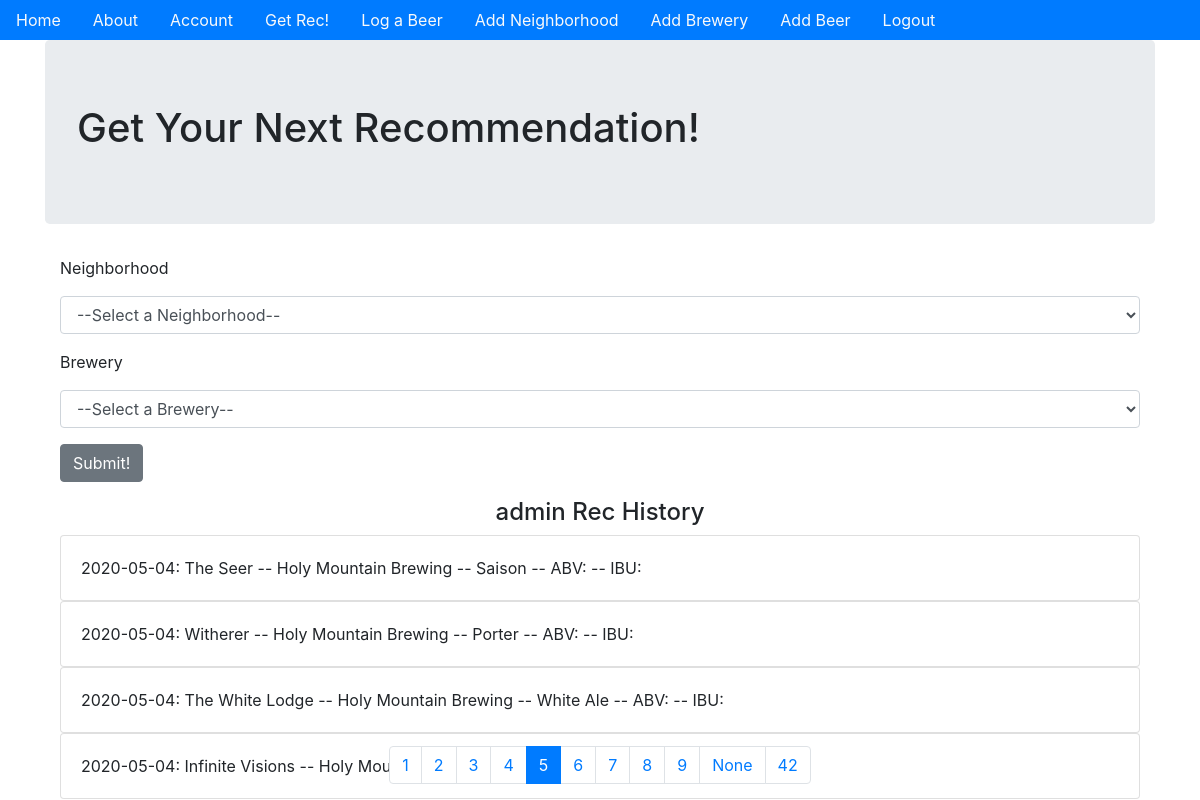
The page /get_rec?page=5 (signed in) on the database its author committed.
### beer_app/models.py (models this page shows, shortened)
class User(db.Model, UserMixin):
    __tablename__ = 'users'
    id = db.Column(db.Integer, primary_key=True)
    profile_image = db.Column(
        db.String(64), nullable=False, default='default_profile.png')
    email = db.Column(db.String(64), unique=True, index=True)
    username = db.Column(db.String(64), unique=True, index=True)
    password_hash = db.Column(db.String(128))
    transactions = db.relationship('Log', backref='user', lazy='dynamic')
    recommendations = db.relationship(
        'Rec', backref='user', lazy='dynamic')

class Rec(db.Model):
    __tablename__ = 'recommendations'
    users = db.relationship(User)
    items = db.relationship(Item)
    id = db.Column(db.Integer, primary_key=True)
    user_id = db.Column(db.Integer, db.ForeignKey('users.id'), nullable=False)
    item_id = db.Column(db.Integer, db.ForeignKey('items.id'), nullable=False)
    date = db.Column(db.DateTime, nullable=False, default=datetime.utcnow)
    def __repr__(self):
        return f"{self.date.strftime('%Y-%m-%d')}: {Item.query.filter_by(id=self.item_id).first()}"

class Item(db.Model):
    __tablename__ = 'items'
    locations = db.relationship(Location)
    id = db.Column(db.Integer, primary_key=True)
    name = db.Column(db.String(64), nullable=False, index=True)
    style = db.Column(db.String(64), nullable=False, index=True)
    abv = db.Column(db.String(4), nullable=False, index=True)
    ibu = db.Column(db.String(3), index=True)
    location_id = db.Column(db.Integer, db.ForeignKey(
        'locations.id'), nullable=False)
    def __repr__(self):
        return f"{self.name} -- {self.locations.name} -- {self.style} -- ABV: {self.abv} -- IBU: {self.ibu}"

class Location(db.Model):
    __tablename__ = 'locations'
    zones = db.relationship(Zone)
    id = db.Column(db.Integer, primary_key=True)
    name = db.Column(db.String(64), index=True)
    address = db.Column(db.String(64))
    phone = db.Column(db.String(10))
    website = db.Column(db.String(64))
    zone_id = db.Column(db.Integer, db.ForeignKey('zones.id'), nullable=False)
    items = db.relationship('Item', backref='location')

### beer_app/actions/views.py (the view, shortened to what this page needs)
@actions.route('/get_rec', methods=['GET', 'POST'])
@login_required
def get_rec():
    form = RecActionForm()
    form.zone.choices += [
                                            (zone.id, zone.name)
                                            for zone
                                            in Zone.query.order_by('name')
                                        ]
    form.loc.choices += [
                                        (loc.id, loc.name)
                                        for loc
                                        in Location.query.order_by('name')
                                     ]
    page = request.args.get('page', 1, type=int)
    user_recs = Rec.query.filter_by(user_id=current_user.id).order_by(
        Rec.date.desc()).paginate(page=page, per_page=4)
    return render_template('rec.html', form=form, user_recs=user_recs)

### beer_app/actions/forms.py
class RecActionForm(FlaskForm):
    zone = SelectField('Neighborhood', coerce=int,choices=[(0, '--Select a Neighborhood--')])
    loc = SelectField('Brewery', coerce=int, validators=[DataRequired()],choices=[(0, '--Select a Brewery--')])
    submit = SubmitField('Submit!')

### beer_app/models.py (called while the page is built)
@login_manager.user_loader
def load_user(user_id):
    return User.query.get(user_id)

### beer_app/templates/rec.html (shortened to what this page needs)
{% extends "base.html" %}
{% block content %}
<div class='jumbotron'>
    <h1>Get Your Next Recommendation!</h1>
</div>
<div class='container'>
    <form method="POST" action="" enctype="multipart/form-data">
        <div class='form-group'>
            {{form.zone.label(class='form-group')}}
            {{form.zone(class='form-control')}}
        </div>
        <div class='form-group'>
            {{form.loc.label(class='form-group')}}
            {{form.loc(class='form-control')}}
        </div>
        <div class='form-group'>
            {{form.submit(class='btn btn-secondary')}}
        </div>
    </form>
</div>
{% if user_recs.items %}
<div class='container'>
    <h4 style='text-align:center'> {{current_user.username}} Rec History</h4>
    {% for post in user_recs.items %}
    <div class='card'>
        <div class='card-body'>
            {{post}}
        </div>
    </div>
    {% endfor %}
</div>
<div class="fixed-bottom">
    <nav aria-label='User Recommendation History'>
        <ul class='pagination sticky-bottom justify-content-center'>
            {% for page_num in user_recs.iter_pages(left_edge=1,
                                                                                right_edge=1,
                                                                                left_current=5,
                                                                                right_current=5) %}
            {% if user_recs.page == page_num %}
            <li class='page-item active' aria-current="page">
                <span class="page-link" href="{{url_for('actions.get_rec',page=page_num)}}">{{page_num}}
                </span>
            </li>
            {% else %}
            <li class='page-item'>
                <a class='page-link' href="{{url_for('actions.get_rec',page=page_num)}}">{{page_num}}</a>
            </li>
            {% endif %}
            {% endfor %}
        </ul>
    </nav>
</div>
{% endif %}
{% endblock %}

### rows shown on the page
User: username "admin"
Rec: date+item "2020-05-04: The Seer -- Holy Mountain Brewing -- Saison -- ABV: -- IBU:"
Rec: date+item "2020-05-04: Witherer -- Holy Mountain Brewing -- Porter -- ABV: -- IBU:"
Rec: date+item "2020-05-04: The White Lodge -- Holy Mountain Brewing -- White Ale -- ABV: -- IBU:"
Rec: date+item "2020-05-04: Infinite Visions -- Holy Mountain Brewing -- IPA -- ABV: -- IBU:"

### other values the page prints
{{ page_num }} "1" "2" "3" "4" "6" "7" "8" "9" "None" "42"
{{ page_num }} "5"
